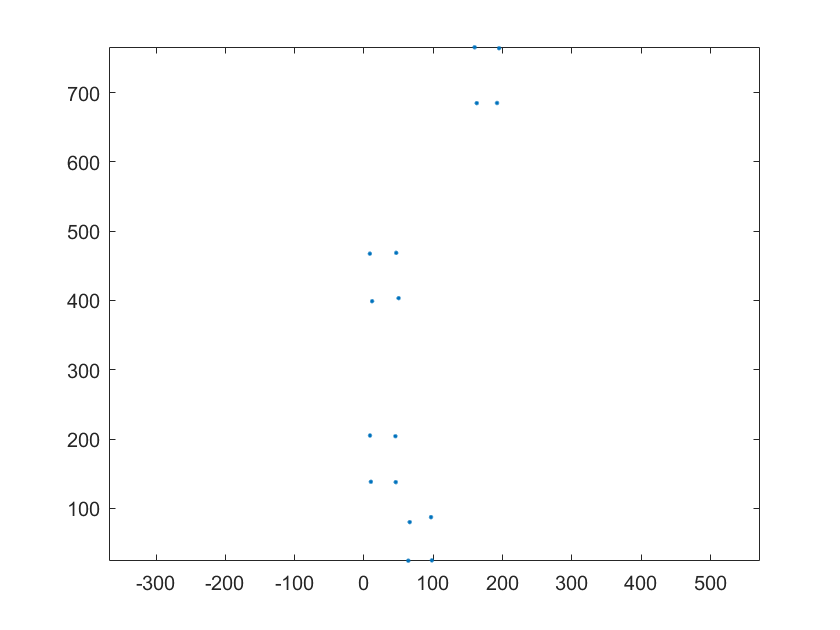
//> input picture Report_image/LAB2/MatlabCluster.png, 840 x 630 px, given in place of Up.jpg, which was not available
$ ./DLIP_LAB2_21900031_JinKwak   (built with g++ and OpenCV 4)
//> lines starting //> are read from the running program, lines starting //| are printed output that depends on the picture; pictures that were not available may be replaced by others from this repository, and a replacement may not be noted
/** @about LAB2 Dimension measurement with 2D Camera
*   @author Jin Kwak / 21900031, Ignacio / 22320052
*   @created 2024.04.09
*   @modified 2024.04.30
*/

#include <iostream>
#include <opencv.hpp>
#include <string>
#include <vector>
#include <algorithm>
#define CORNER_COEFF     (double)(0.002)
#define MAX_CLUSTER      (const int)(16)
#define NEXT_RECT        (int)(4)
#define N_IDX            (int)(50)
enum CAMERA_FRAME{ CAM_X   = 0, CAM_Y   = 1, CAM_Z   = 2, N_CAM   = 3};
enum PIXEL_FRAME{  U       = 0, V       = 1};
enum CORNER{ TLEFT = 0,	TRIGHT = 1, BLEFT = 2, BRIGHT = 3,	N_CORNER = 4};

// Camera Calibration constants
const double fx = 3040.3677120589309   ;
const double fy= 3045.2493629364403    ;
const double cx= 2025.5142669069799    ;
const double cy= 1505.5083838246874    ;
const double k1= 0.077964106090950946  ;
const double k2= -0.1524773352777998   ;
const double p1= 0.0018974244228679193 ;
const double p2= -0.002899002140939538 ;

cv::Mat cameraMatrix, distCoeffs		;
cv::Mat src_upper_upper				;
cv::Mat undistortedsrc_upper			;
cv::Mat Corner_Upper				;

cv::Mat src_front_front				;
cv::Mat undistortedsrc_front			;
cv::Mat Corner_front				;

// This is to warpPerspective
std::vector<cv::Point2f> src_Upper	       ;
std::vector<cv::Point2f> dstPoints_Upper  ;
cv::Mat perspectiveMatrix			  ;
cv::Mat WarpOut				       ;

std::vector<cv::Point2f> src_Front	       ;
std::vector<cv::Point2f> dstPoints_Front  ;
cv::Mat perspectiveMatrix_F			  ;
cv::Mat WarpOut_F				       ;

// Cluster Variables
std::vector<cv::Point2f> Corner_points_Front;
std::vector<cv::Point2f> Corner_points_Up;
cv::Mat Cluster_Center_Front;
cv::Mat Cluster_Center_Up;

float PIXEL2MM_X;
float PIXEL2MM_Y;
float PIXEL2MM_Z;
float Volume[N_CAM] = {0.f,};

// [8 lines left out: function GetVolume, not called in this run]

// Structure to store clicked points
struct PointData {
	std::vector<cv::Point2f> points;
};

std::vector<cv::Point> points;
int draggingPoint = -1;  // Index of the dragging point, -1 if no point is being dragged
const int radius = 5;    // Radius for drawing points
const int thickness = -1; // Fill the circle

void onMouse(int event, int x, int y, int flags, void* userdata) {
	PointData* pd = (PointData*)userdata;
	if (event == cv::EVENT_LBUTTONDOWN) pd->points.push_back(cv::Point(x, y));
}

void undistort(void);
void warpPerspectiveTransform(void);
void showImg(void);
void cluster(void);
void sortPointsX(cv::Mat& clusterCenters);
void sortPointsY(cv::Mat& clusterCenters);
void sortRectangleCorners(cv::Mat& points);
void getPix2mm(void);
PointData pointData_Up;
PointData pointData_Front;

int main(){
	src_upper_upper = cv::imread("../../Image/LAB2/Up.jpg");
//> src_upper_upper is the input picture: 630 rows x 840 cols, CV_8UC3; mean B, G, R 252.9, 252.9, 252.9
	src_front_front = cv::imread("../../Image/LAB2/Front.jpg");
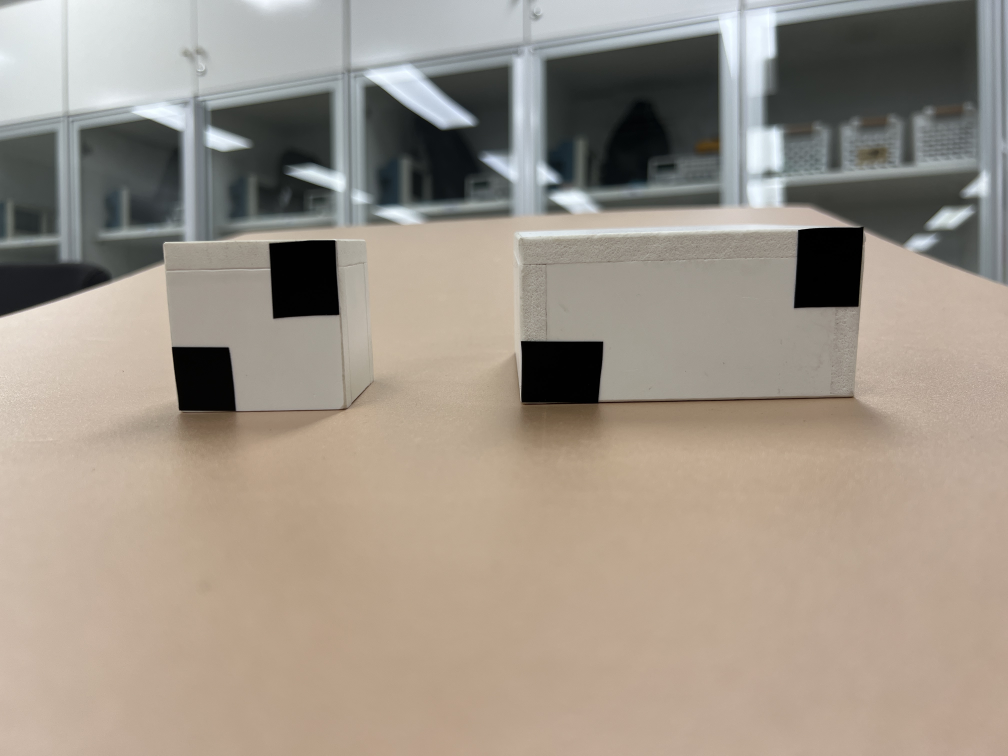
//> input picture Report_image/LAB2/Front.jpg, 4032 x 3024 px (shown at 1/4 size)
//> src_front_front is the input picture: 3024 rows x 4032 cols, CV_8UC3; mean B, G, R 136.3, 148.2, 158.2
	undistort();
//> in undistort, `cv::undistort(src_upper_upper, undistortedsrc_upper, cameraMatrix, dis..`:
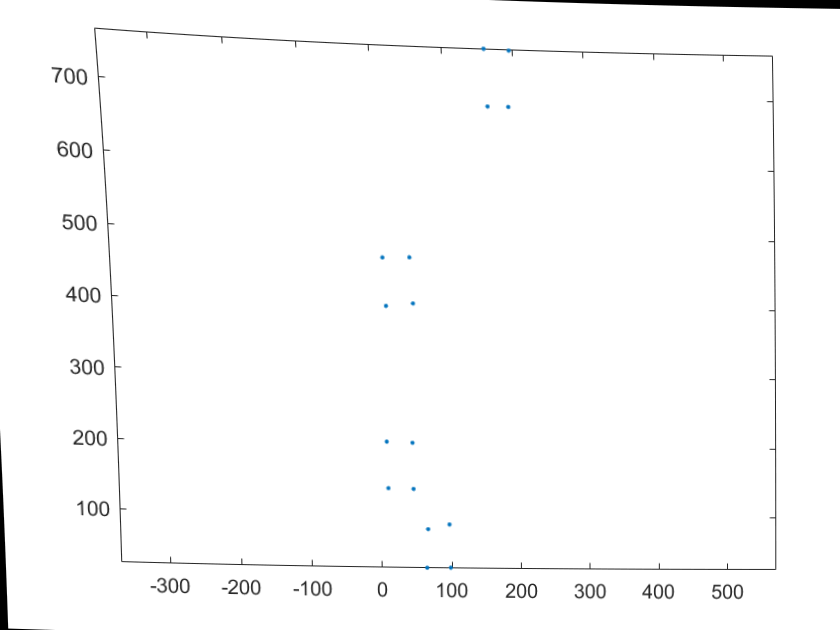
//> undistortedsrc_upper: 630 rows x 840 cols, CV_8UC3; mean B, G, R 251.5, 251.5, 251.5
//> in undistort, `cv::undistort(src_front_front,undistortedsrc_front, cameraMatrix,distC..`:
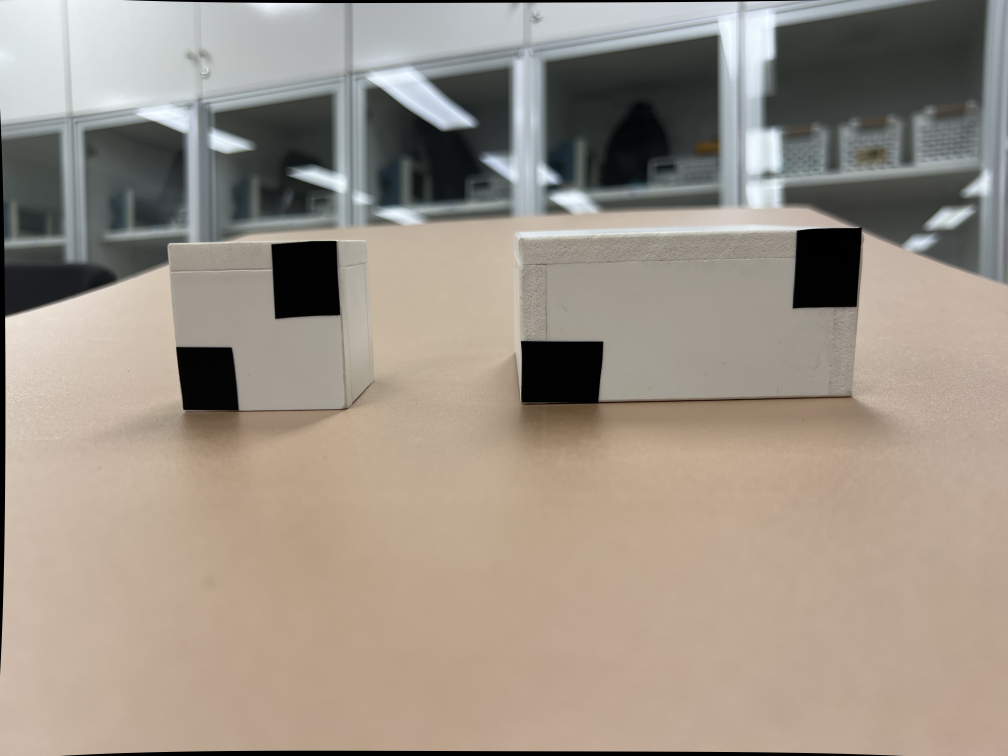
//> undistortedsrc_front: 3024 rows x 4032 cols, CV_8UC3 (shown at 1/4 size); mean B, G, R 135.1, 146.8, 156.7
//> in undistort, `cv::cvtColor(undistortedsrc_front,undistortedsrc_front, cv::COLOR_BGR2..`:
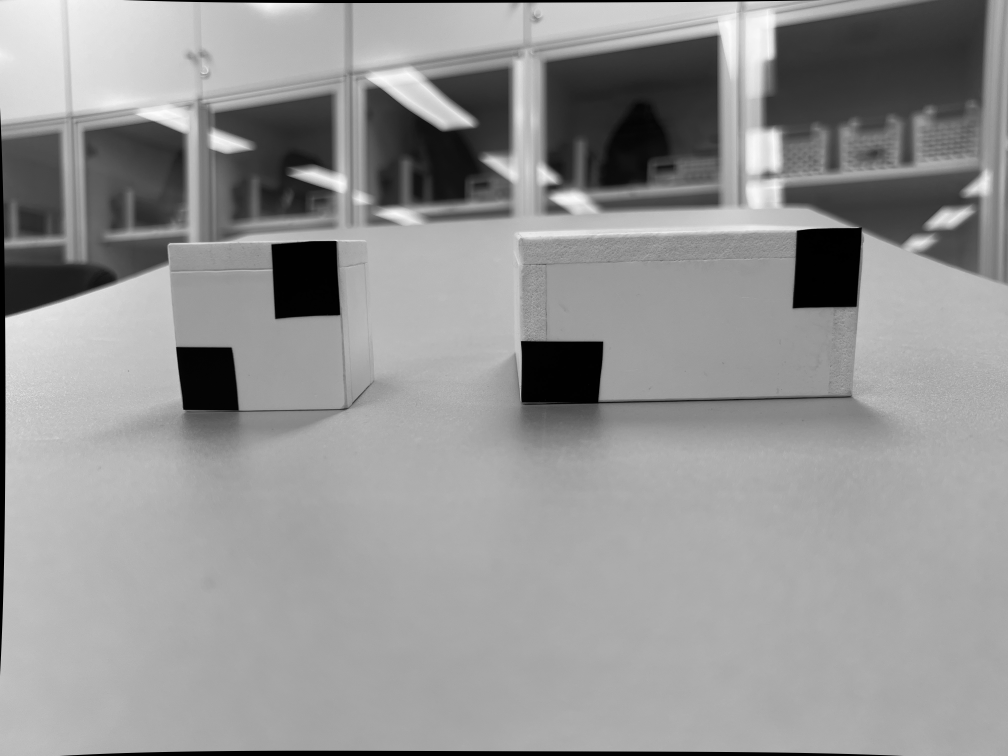
//> undistortedsrc_front: 3024 rows x 4032 cols, CV_8UC1 (shown at 1/4 size); min 0, max 254, mean 148.4
	std::cout<<"Click 4 points of the edge"<<std::endl;
	cv::namedWindow	("Click 4 points of Upper Image",cv::WINDOW_GUI_NORMAL);
	cv::imshow		("Click 4 points of Upper Image", undistortedsrc_upper);
	cv::setMouseCallback("Click 4 points of Upper Image", onMouse, &pointData_Up);
	cv::waitKey		(0);
//> the left mouse button is pressed and released at (210, 157)
//> the left mouse button is pressed and released at (630, 157)
//> the left mouse button is pressed and released at (630, 472)
//> the left mouse button is pressed and released at (210, 472)
	std::cout<<"Click 4 points of the edge"<<std::endl;
	cv::namedWindow	("Click 4 points of Front Image",cv::WINDOW_GUI_NORMAL);
	cv::imshow		("Click 4 points of Front Image", undistortedsrc_front);
	cv::setMouseCallback("Click 4 points of Front Image", onMouse, &pointData_Front);
	cv::waitKey		(0);
	warpPerspectiveTransform();
//> in warpPerspectiveTransform, `cv::warpPerspective(undistortedsrc_upper, WarpOut, perspectiveMatrix, ..`:
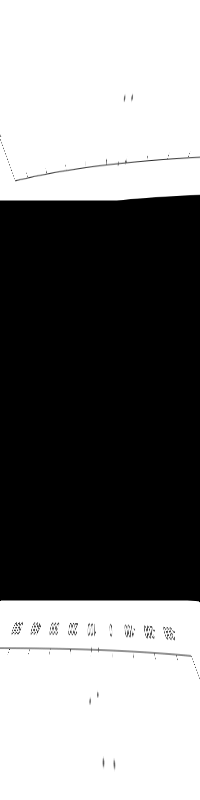
//> WarpOut: 800 rows x 200 cols, CV_8UC1; min 0, max 255, mean 126

 	// Filter
	for(int idx = 0; idx<N_IDX; idx++) {
		cv::medianBlur(WarpOut,WarpOut,3);
		cv::medianBlur(WarpOut_F,WarpOut_F,3);
	}
	for(int idx = 0; idx<3; idx++) {
		cv::medianBlur(WarpOut,WarpOut,7);
		cv::medianBlur(WarpOut_F,WarpOut_F,7);
	}
	//Corner Detection
	cv::cornerHarris(WarpOut,Corner_Upper,2,3,CORNER_COEFF);
	cv::cornerHarris(WarpOut_F,Corner_front,2,3,CORNER_COEFF);

	//Clustering algorithm
	cluster();
	getPix2mm();
	float Vol = GetVolume(Volume);
	std::cout<<"Volume = "<<Vol<<" mm^3"<<std::endl;
	showImg();
	cv::waitKey(0);
	return 0;
}

void undistort(void){
	// Camera Calibration (Undistort)
	cameraMatrix = cv::Mat::eye(3, 3, CV_64F);
	distCoeffs = cv::Mat::zeros(4, 1, CV_64F);
	cameraMatrix.at<double>(0, 0) = fx;
	cameraMatrix.at<double>(0, 2) = cx;
	cameraMatrix.at<double>(1, 1) = fy;
	cameraMatrix.at<double>(1, 2) = cy;
	distCoeffs.at<double>(0, 0)   = k1;
	distCoeffs.at<double>(1, 0)   = k2;
	distCoeffs.at<double>(2, 0)   = p1;
	distCoeffs.at<double>(3, 0)   = p2;
	cv::undistort(src_upper_upper, undistortedsrc_upper, cameraMatrix, distCoeffs);
	cv::cvtColor(undistortedsrc_upper,undistortedsrc_upper , cv::COLOR_BGR2GRAY);
	cv::undistort(src_front_front,undistortedsrc_front, cameraMatrix,distCoeffs);
	cv::cvtColor(undistortedsrc_front,undistortedsrc_front, cv::COLOR_BGR2GRAY);
}

//Corner
void warpPerspectiveTransform(void){
	for (const auto& point : pointData_Up.points) src_Upper.push_back(point); //1198, 1043 //2112, 1039 //1189, 2874  //2100, 2924
	//assign the Size of  output matrix
	dstPoints_Upper.push_back(cv::Point2f(0, 0      ));          // top-left
	dstPoints_Upper.push_back(cv::Point2f(200, 0    ));          // top-right
	dstPoints_Upper.push_back(cv::Point2f(0, 800    ));          // bottom-left
	dstPoints_Upper.push_back(cv::Point2f(200, 800  ));          // bottom-right
	perspectiveMatrix = cv::getPerspectiveTransform(src_Upper, dstPoints_Upper);
	cv::warpPerspective(undistortedsrc_upper, WarpOut, perspectiveMatrix, cv::Size(200, 800));

	//Front
	for (const auto& point : pointData_Front.points) src_Front.push_back(point); //665, 967  //3455, 895 //721, 1651 //3422, 1596
	dstPoints_Front.push_back(cv::Point2f(0, 0      ));    // top-left
	dstPoints_Front.push_back(cv::Point2f(800, 0    ));    // top-right
	dstPoints_Front.push_back(cv::Point2f(0, 200    ));    // bottom-left
	dstPoints_Front.push_back(cv::Point2f(800, 200  ));    // bottom-right
//> (the run ends here: the program stops with an error, at `perspectiveMatrix = cv::getPerspectiveTransform(src_Front, dstPoints_F..`)
